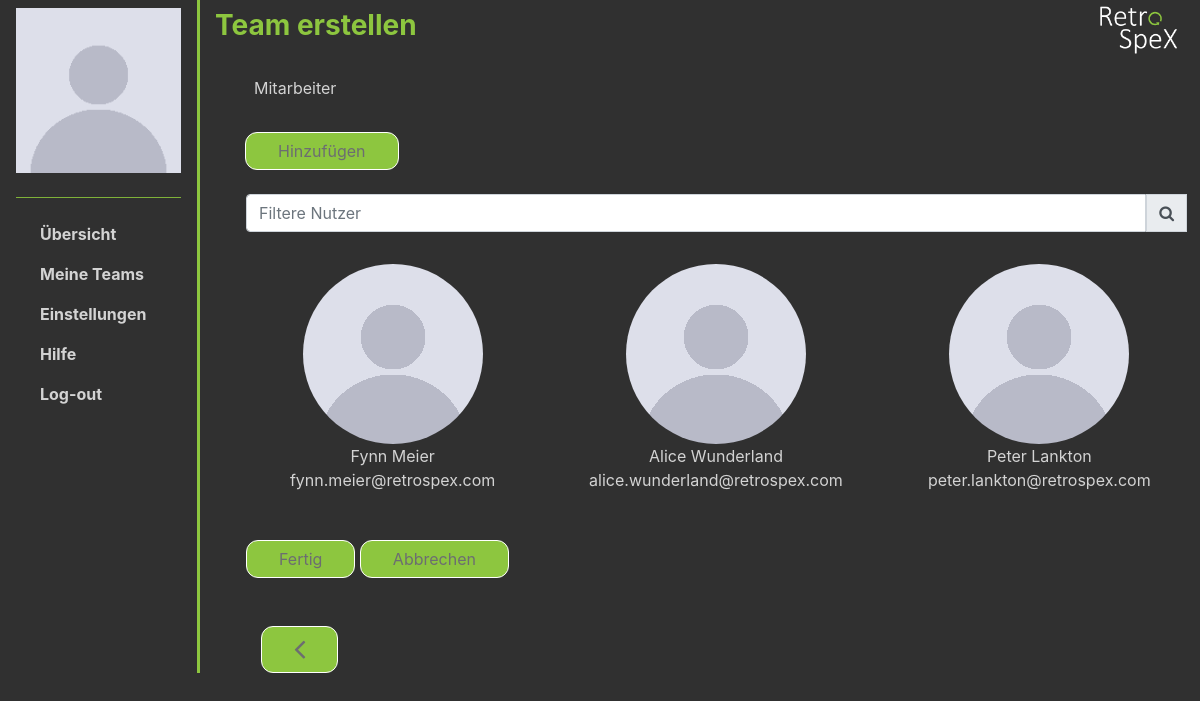
The page /view/php/teams.register.members.view.php?teamId=16 on the database its author committed.
### tables this page shows
CREATE TABLE `users` (
  `id` int(255) NOT NULL,
  `firstname` varchar(255) NOT NULL,
  `lastname` varchar(255) NOT NULL,
  `email` varchar(255) NOT NULL,
  `global_role` varchar(15) NOT NULL,
  `login_id` int(255) NOT NULL
);

### view/php/teams.register.members.view.php (the view, shortened to what this page needs)
<?php
require('../partials/head.php');
?>
<div class="container-fluid">
    <div class="row">
        <nav id="sb-main" class="col-sm-3 col-lg-2 navbar justify-content-center d-md-block borderright-customgreen">
            <ul class="navbar-nav flex-column">
                <li class="text-center">
                    <img class="img-fluid mb-2" src="../pictures/anonymous_user.png" alt="Profilbild">
                    <hr class="bg-customgreen">
                </li>
                <li class="nav-item pl-4">
                    <a class="nav-link" href="../../controller/teams.register.abort.php?teamId=<?php echo $_GET['teamId']?>&destination=1"><b>Übersicht</b></a>
                </li>
                <?php
                if ($_SESSION['user']->globalRole == "admin"){
                    echo '<li class="nav-item pl-4">
                        <a class="nav-link" href="../../controller/teams.register.abort.php?teamId='.$_GET['teamId'].'&destination=2"><b>Teams</b></a>
                    </li>
                    <li class="nav-item pl-4">
                        <a class="nav-link" href="../../controller/teams.register.abort.php?teamId='.$_GET['teamId'].'&destination=3"><b>Nutzer</b></a>
                    </li>';
                    }
                    else {
                    echo '<li class="nav-item pl-4">
                        <a class="nav-link" href="../../controller/teams.register.abort.php?teamId='.$_GET['teamId'].'&destination=2"><b>Meine Teams</b></a>
                    </li>';
                    }
                ?>
                <li class="nav-item pl-4">
                    <a class="nav-link" href="../../controller/teams.register.abort.php?teamId=<?php echo $_GET['teamId']?>&destination=4"><b>Einstellungen</b></a>
                </li>
                <li class="nav-item pl-4">
                    <a class="nav-link" href="../../controller/teams.register.abort.php?teamId=<?php echo $_GET['teamId']?>&destination=5"><b>Hilfe</b></a>
                </li>
                <li class="nav-item pl-4">
                    <a class="nav-link" href="../../controller/teams.register.abort.php?teamId=<?php echo $_GET['teamId']?>&destination=6"><b>Log-out</b></a>
                </li>
            </ul>
        </nav>
<main class="col-sm-9 col-lg-10">
    <div class="row justify-content-between">
        <div class="col-6 my-auto">
            <h3><b>Team erstellen</b></h3>
        </div>
        <div class="col-3 col-lg-2">
            <img class="float-right" src="../pictures/Logo.png" alt="RetroSpeX Logo" width="90" height="60">
        </div>
    </div>
    <div class="container-fluid mt-3 ml-3">
        <?php if (isset($_GET['uid']))  {?>
        <form action="../../controller/addMember.php?teamId=<?php echo $_GET['teamId']; ?>&modId=<?php echo $_GET['modId']; ?>&uid=<?php echo $_GET['uid']; ?>" method="POST">
        <?php } else { ?>
        <form action="../../controller/addMember.php?teamId=<?php echo $_GET['teamId']; ?>&modId=<?php echo $_GET['modId']; ?>" method="POST">
        <?php } ?>
            <div class="form-group">
                <label for="mitarbeiter" class="my-0 text-left pl-2">Mitarbeiter</label>
                <?php
                $modId = $_GET['modId'];
                $teamId = $_GET['teamId'];
                ?>
                <div class="input-group">
                </div><br>
                    <div class="input-group-append">
                        <button class="btn btn-green" type="submit">Hinzufügen</button>
                    </div>
                <br>
            <div class="input-group">
                <input id="user-searchbar" onkeyup="search_users()" type="search" class="form-control mw-400" placeholder="Filtere Nutzer">
                <div class="input-group-prepend">
                    <span class="input-group-text"><i class="fa fa-search"></i></span>
                </div>
            </div>
        </div>
        </form>
        <div class="row">
            <?php
                $db = new Database();
                $pdo = $db->connect();
                $sql = "SELECT DISTINCT users.`id`, firstname, lastname, email FROM `users` WHERE users.`id` NOT IN (SELECT users.`id` FROM users INNER JOIN teams_users ON users.`id` = teams_users.user_id WHERE `teams_users`.`team_id` = ?) OR users.`id` NOT IN (SELECT user_id FROM `teams_users`)";
                $stmt = $pdo->prepare($sql);
                $stmt->execute(array($_GET['teamId']));
                $users = $stmt->FetchAll(PDO::FETCH_ASSOC);
                foreach($users as $user){
                    echo '<div class="col my-3 text-center user-content">
                        <a href="teams.register.members.view.php?teamId='.$teamId.'&modId='.$modId.'&uid='.$user['id'].'">
                            <img src="../pictures/anonymous_user.png" class="rounded-circle" alt="Profilild">
                             <p>'.$user['firstname']." ".$user['lastname'].'<br>
                            '.$user['email'].'</p>
                        </a>
                    </div>';
                }
            ?>
    </div>
    <div>
        <a href="../../controller/finalizeTeam.php?teamId=<?php echo $_GET['teamId']."&modId=".$_GET['modId'];?>">
            <button class="btn btn-green text-left mt-3" name="exit" value="exit">Fertig</button>
        </a>
        <a href="../../controller/teams.register.abort.php?destination=2&teamId=<?php echo $_GET['teamId']?>">
            <button class="btn btn-green text-left mt-3" name="exit" value="exit">Abbrechen</button>
        </a>
    </div>
    <div class="container-fluid mt-5">
    <?php
    if (isset($_GET['teamId'])) {
    ?>
        <a href="teams.register.view.php?modId=<?php echo $_GET['modId'];?>&teamId=<?php echo $_GET['teamId'];?>">
    <?php } else { ?>
        <a href="teams.view.php">
    <?php } ?>
            <button class="btn btn-green text-left"><i class="fa fa-angle-left fa-2x"></i></button>
        </a>
    </div>
</main>
<?php require('../partials/footer.php'); ?>

### view/css/styles.css (style rules this page uses)
.custom-page { background-color: #303030; color: lightgrey; }
a, a:hover { color: lightgrey; }
h3, h4, h5 { color: #8dc63f; }
#sb-main ul li a, #sb-main ul li a:hover, #sb-main ul li h6 { color: lightgrey; }
@media (min-width: 576px) { .borderright-customgreen { border-right:3px solid #8dc63f; } }
.btn-green { background-color: #8dc63f; color: #6c6d71; border-radius: 12px; border-width: 1px; border-color: white; padding: 6px 32px; text-align: center; text-decoration: none; display: inline-block; font-size: 16px; outline: none; }
.mw-400 { max-width: 400; }
.bg-customgreen { background-color: #8dc63f; }

### rows shown on the page
users: firstname "Fynn", lastname "Meier", email "fynn.meier@retrospex.com"
users: firstname "Alice", lastname "Wunderland", email "alice.wunderland@retrospex.com"
users: firstname "Peter", lastname "Lankton", email "peter.lankton@retrospex.com"
